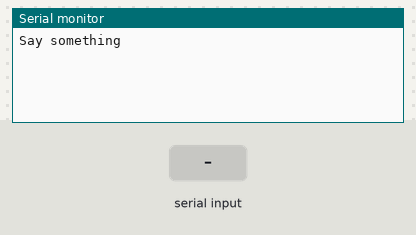
The sketch below on a simulated Arduino Uno, built with avr-gcc and run on an emulated ATmega328P. Shown: the last lines printed to the serial monitor. The inputs (shaded band) are chosen by the test bench.

Above: at 1.2 s.
1.3 s: "90,45\n" received over Serial
At 2.5 s:
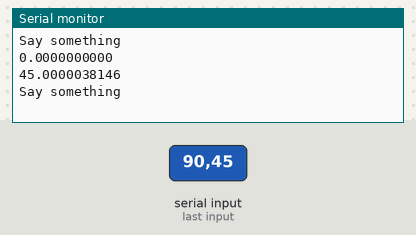
2.8 s: "30,150\n" received over Serial
At 4.1 s:
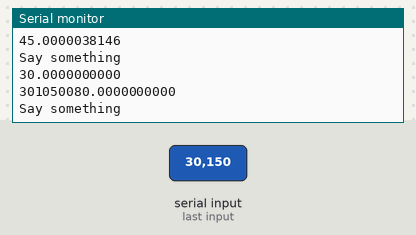
Timing chart, 0 to 5.8 s (numbered marks = the images above; inputs shaded):
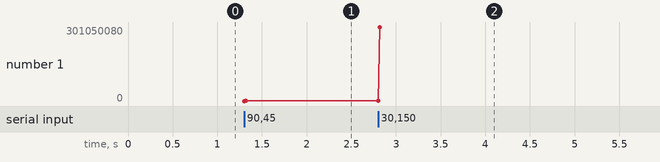

The sketch:

sketch_mar09b.ino
```cpp
void setup() {
  Serial.begin(9600);
  // put your setup code here, to run once:

}

void loop() {
  // put your main code here, to run repeatedly:
  float temp = 0;
  int i = 10;
  int counter = 0;
  int t = 0;
  Serial.println("Say something");
  while(Serial.available() < 1){};
  while(true){
    t = Serial.read();
    if(t < 57 && t > 47) {
      temp = (t == 10) ? temp : temp * pow(i,counter) + (t-48);
    //Serial.println(counter, DEC);
    ++counter;
    }
    else if(t == 10){
      break;
    }
    else if(t == 46 || t == 44){
      Serial.println(temp, DEC);
      temp += (Serial.read()-48)*0.1;
      //Serial.println(counter, DEC);
      ++counter;

    }
  }
  Serial.println(temp, DEC);
}
```

Measured:
- after the input at 1.3 s, the serial monitor: prints a new line at once (image 1)
- after the input at 2.8 s, the serial monitor: prints a new line at once (image 2)
- plotted number 1: 45 → 301050080 after the input at 2.8 s
